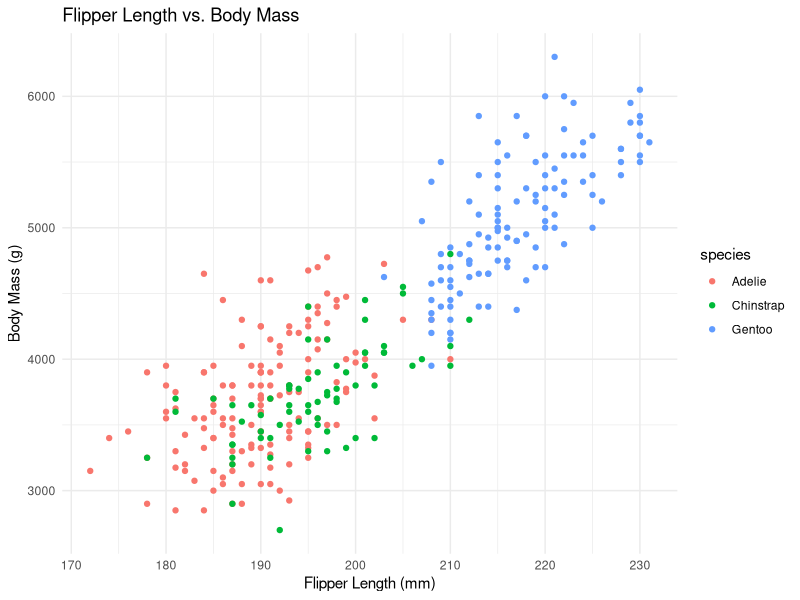
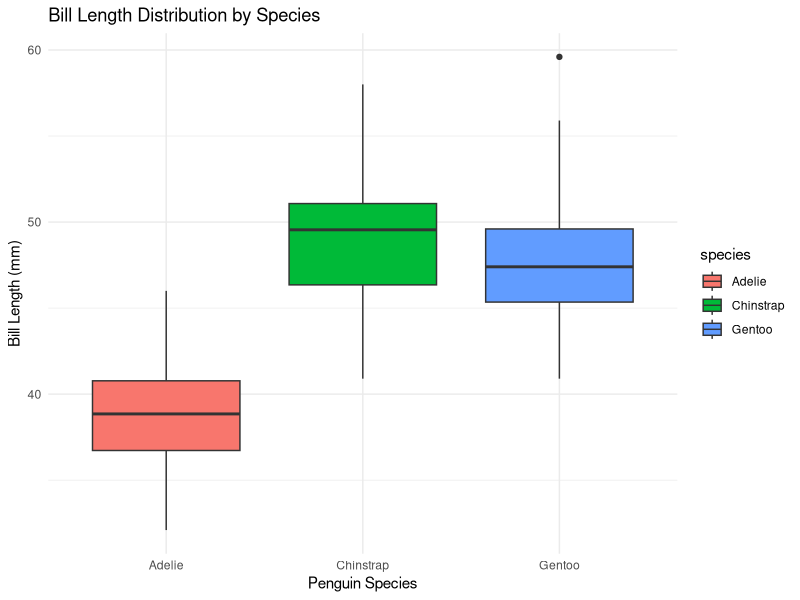

Write the R code that produced these figures, in order.
## ---- chunk 1
library(lme4)
library(tidyverse)
 install.packages("palmerpenguins") # install if needed
library(palmerpenguins)
## ---- chunk 2
penguins <- penguins
head(penguins)
view(penguins)


## ---- chunk 3

library(ggplot2)
# Load the dataset / Remove NA values
data <- na.omit(penguins)

# Scatter Plot: Flipper Length vs. Body Mass
ggplot(data, aes(x = flipper_length_mm, y = body_mass_g, color = species)) +
  geom_point() +
  labs(title = "Flipper Length vs. Body Mass",
       x = "Flipper Length (mm)",
       y = "Body Mass (g)") +
  theme_minimal()

# Box Plot: Bill Length by Species
ggplot(data, aes(x = species, y = bill_length_mm, fill = species)) +
  geom_boxplot() +
  labs(title = "Bill Length Distribution by Species",
       x = "Penguin Species",
       y = "Bill Length (mm)") +
  theme_minimal()
## ---- chunk 4

# Fit simple linear regression model
model_3 <- lm(flipper_length_mm ~ body_mass_g, data = penguins)

# Display model summary
summary(model_3)
## ---- chunk 5

# Fit multiple linear regression model
model_4 <- lm(flipper_length_mm ~ body_mass_g + bill_length_mm, data = penguins)

# Display model summary
summary(model_4)
## ---- chunk 6

model_5 <- lm(flipper_length_mm ~ body_mass_g * bill_length_mm, data = penguins)

# Display model summary
summary(model_5)
## ---- chunk 7

# Compare models 4 & 5 using ANOVA
anova(model_4, model_5)
## ---- chunk 8

# Convert species to a factor variable
penguins$species <- as.factor(penguins$species)

# Fit a linear model including Species as a categorical predictor
model_7 <- lm(flipper_length_mm ~ body_mass_g + species, data = penguins)

# Display model summary
summary(model_7)

# Identify reference level
levels(penguins$species)
## ---- chunk 9
# Set a new reference level (e.g., setting "Chinstrap" as the reference)
penguins$species <- relevel(penguins$species, ref = "Chinstrap")

# Re-run the model with the new reference level
model_8 <- lm(flipper_length_mm ~ body_mass_g + species, data = penguins)

# Display model summary
summary(model_8)

## ---- chunk 10
# Relevel the Species variable (e.g., setting "Chinstrap" as the new reference level)
penguins$species <- relevel(penguins$species, ref = "Chinstrap")

# Apply the same model from Question 7
model_8 <- lm(flipper_length_mm ~ body_mass_g + species, data = penguins)

# Display model summary
summary(model_8)

## ---- chunk 11
# Convert Sex to a binary factor variable
penguins$sex <- as.factor(penguins$sex)

# Fit logistic regression model predicting Sex
logistic_model <- glm(sex ~ body_mass_g + bill_length_mm, data = penguins, family = binomial)

# Display model summary
summary(logistic_model)
## ---- chunk 12

# Load the MASS library for stepwise selection
library(MASS)

# Apply stepwise regression
stepwise_model <- stepAIC(lm(flipper_length_mm ~ body_mass_g + bill_length_mm + bill_depth_mm + species + island, 
                             data = penguins), direction = "both")

# Display the selected model
summary(stepwise_model)
